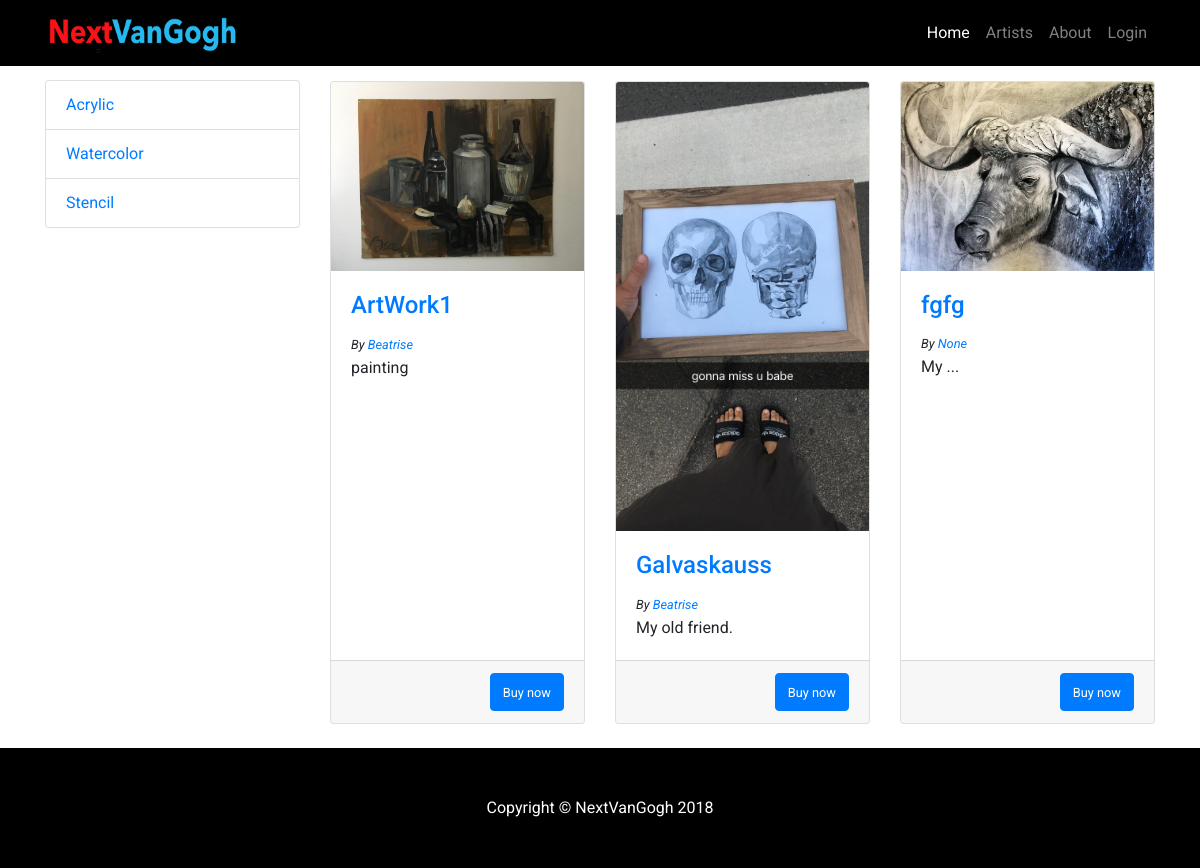
Before: / with the older database file.
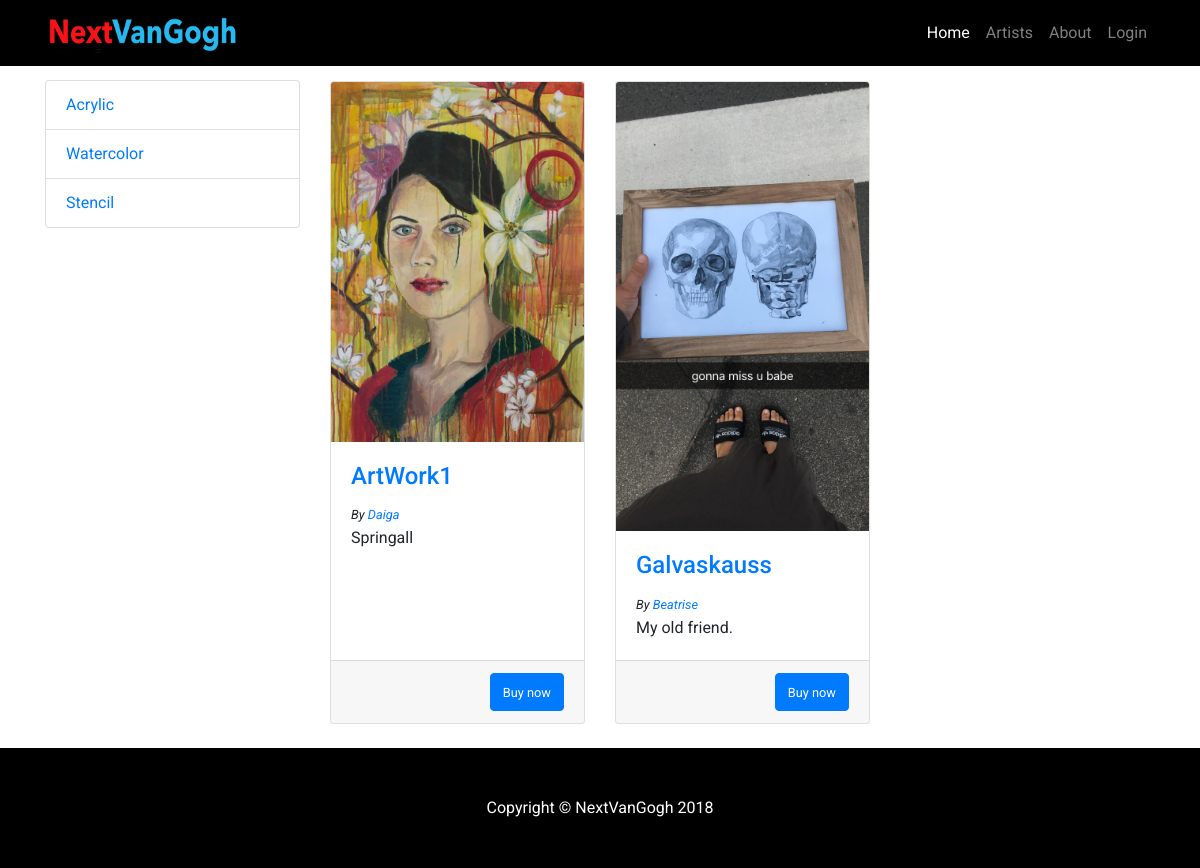
After: the same page with the newer database file.
### tables this page shows
CREATE TABLE "ArtTypes" (
	`Id`	INTEGER NOT NULL PRIMARY KEY AUTOINCREMENT UNIQUE,
	`Type`	TEXT NOT NULL UNIQUE
);

CREATE TABLE "ArtWorks" (
	`Id`	INTEGER NOT NULL PRIMARY KEY AUTOINCREMENT UNIQUE,
	`ArtistId`	INTEGER NOT NULL,
	`ArtTypeId`	INTEGER NOT NULL,
	`Name`	TEXT NOT NULL,
	`Description`	TEXT,
	`Item`	BLOB,
	FOREIGN KEY(`ArtistId`) REFERENCES `Artists`,
	FOREIGN KEY(`ArtTypeId`) REFERENCES `ArtType`
);

CREATE TABLE Artists (Id INTEGER NOT NULL PRIMARY KEY AUTOINCREMENT UNIQUE, UserName TEXT NOT NULL UNIQUE, FirstName TEXT, LastName TEXT, Password TEXT NOT NULL UNIQUE, Description TEXT, Photo TEXT);

### server.py (the view)
@app.route('/')
@app.route('/<typ>')
def index(typ=None):
	con = lite.connect('db/nVanGogh.db')
   	con.row_factory = lite.Row
      	cur = con.cursor()
	cur.execute("SELECT * FROM ArtTypes")
   	types = cur.fetchall();
	if typ :
		cur.execute("Select ArtWorks.Id, Artists.UserName, Artists.FirstName, Artists.LastName, ArtWorks.Description, ArtWorks.Item, ArtWorks.Name from ArtWorks INNER JOIN Artists ON ArtWorks.ArtistId == Artists.Id where ArtWorks.ArtTypeId == ?", typ)
	else:
		cur.execute("Select Artists.UserName, Artists.FirstName, Artists.LastName, ArtWorks.Description, ArtWorks.Item, ArtWorks.Name from ArtWorks INNER JOIN Artists ON ArtWorks.ArtistId == Artists.Id")
	artWorks = cur.fetchall();
	print(types)
	return render_template('index.html', types = types, artWorks = artWorks)

### templates/index.html (shortened to what this page needs)
<!DOCTYPE html>
<html lang="en">
  <head>
    <link href="../static/bootstrap.min.css" rel="stylesheet">
    <link href="../static/style.css" rel="stylesheet">
  </head>
  <body>
    <nav class="navbar navbar-expand-lg navbar-dark bg-dark fixed-top" style="background-color:#000!important;">
      <div class="container">
        <a class="navbar-brand" href="/"><img src="../static/logo.png" width=200 height=40></a>
        <div class="collapse navbar-collapse" id="navbarResponsive">
          <ul class="navbar-nav ml-auto">
            <li class="nav-item active">
              <a class="nav-link" href="/">Home
              </a>
            </li>
            <li class="nav-item">
              <a class="nav-link" href="#">Artists</a>
            </li>
            <li class="nav-item">
              <a class="nav-link" href="#">About</a>
            </li>
            <li class="nav-item">
              {% if loggedIn %}
              <a class="nav-link" onclick="logout()">Logout</a>
              {% else %}
              <a class="nav-link" onclick="login()">Login</a>
              {% endif %}
            </li>
          </ul>
        </div>
      </div>
    </nav>
    <div class="container">
      <div class="row">
        <div class="col-lg-3">
		<div class="list-group">
            		{% for type in types %}
            		<a href="{{type['Id']}}" class="list-group-item">{{type["Type"]}}</a>
	         	{% endfor %}
	        </div>
        </div>
        <div class="col-lg-9">
          <div class="row" style="margin-top:3%;">
            	{% for artWork in artWorks %}
 		     <div class="col-lg-4 col-md-6 mb-4">
              		<div class="card h-100">
                		<a href="#" onclick="openArt()"><img class="card-img-top" src="{{artWork['Item']}}" alt=""></a>
                		<div class="card-body">
                  			<h4 class="card-title"><a  href="#">{{artWork["Name"]}}</a>  </h4>
                                <small style="font-style:italic;">By <a href="/artist?uname={{artWork['FirstName']}}">{{artWork["FirstName"]}}</a></small>
                  			<p class="card-text">{{artWork["Description"]}}</p>
                		</div>
                		<div class="card-footer">
                            <button class="btn btn-primary" style="float:right;"><small>Buy now</small></button>
                		</div>
              		</div>
            	</div>
	         {% endfor %}
	       </div>
        </div>
      </div>
    </div>
    <footer class="py-5 bg-dark" style="background-color:#000!important;">
      <div class="container">
        <p class="m-0 text-center text-white">Copyright &copy; NextVanGogh 2018</p>
      </div>
    </footer>
  </body>
</html>

### static/style.css (style rules this page uses)
body { padding-top: 54px; font-family: 'Roboto', sans-serif!important; }
.navbar-dark { background-color: #000; }
@media (min-width: 992px) { body { padding-top: 56px; } }

Changed rows visible on the page:
removed ArtWorks: Item (picture), Name "fgfg", FirstName "None", Description "My ..."
changed ArtWorks "ArtWork1": Item: a different picture; FirstName "Beatrise" → "Daiga"; Description "painting" → "Springall"
